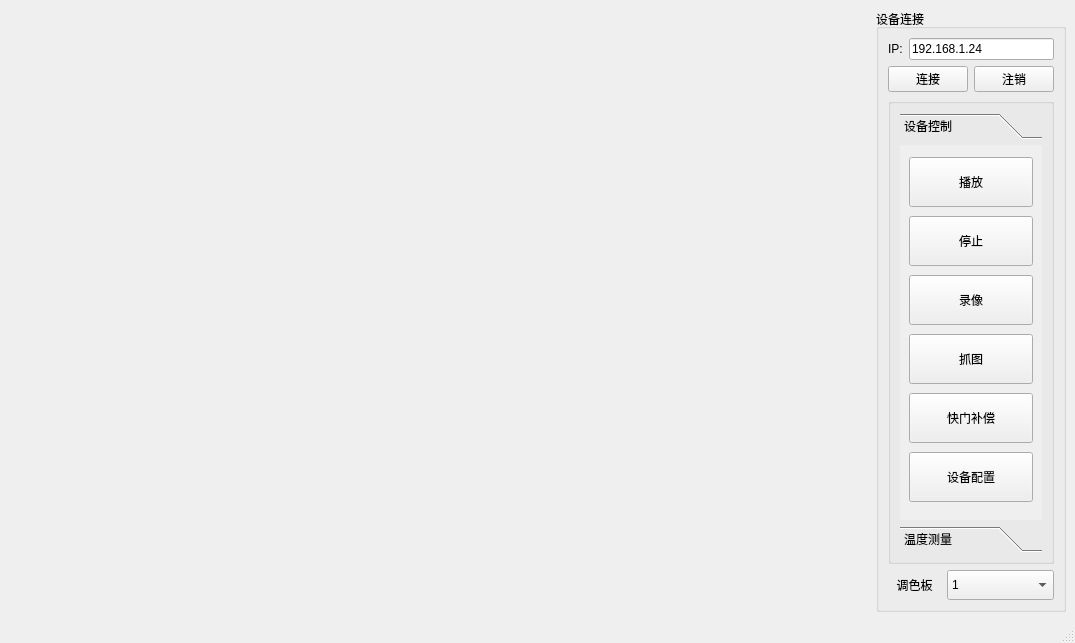
<?xml version="1.0" encoding="UTF-8"?>
<ui version="4.0">
 <class>IrMainWindow</class>
 <widget class="QMainWindow" name="IrMainWindow">
  <property name="geometry">
   <rect>
    <x>0</x>
    <y>0</y>
    <width>1075</width>
    <height>643</height>
   </rect>
  </property>
  <property name="windowTitle">
   <string>MainWindow</string>
  </property>
  <widget class="QWidget" name="centralwidget">
   <layout class="QHBoxLayout" name="horizontalLayout_5" stretch="10,1">
    <item>
     <widget class="PlayWidget" name="playwidget" native="true"/>
    </item>
    <item>
     <layout class="QVBoxLayout" name="verticalLayout_2" stretch="1">
      <item>
       <widget class="QGroupBox" name="groupBox">
        <property name="title">
         <string>设备连接</string>
        </property>
        <layout class="QVBoxLayout" name="verticalLayout" stretch="1,1,20,1">
         <item>
          <layout class="QHBoxLayout" name="horizontalLayout">
           <item>
            <widget class="QLabel" name="label">
             <property name="text">
              <string>IP:</string>
             </property>
            </widget>
           </item>
           <item>
            <widget class="QLineEdit" name="le_ip">
             <property name="text">
              <string>192.168.1.24</string>
             </property>
            </widget>
           </item>
          </layout>
         </item>
         <item>
          <layout class="QHBoxLayout" name="horizontalLayout_2">
           <item>
            <widget class="QPushButton" name="btn_connect">
             <property name="text">
              <string>连接</string>
             </property>
            </widget>
           </item>
           <item>
            <widget class="QPushButton" name="btn_disconnect">
             <property name="text">
              <string>注销</string>
             </property>
            </widget>
           </item>
          </layout>
         </item>
         <item>
          <widget class="QGroupBox" name="groupBox_2">
           <property name="title">
            <string/>
           </property>
           <layout class="QVBoxLayout" name="verticalLayout_3">
            <item>
             <widget class="QToolBox" name="toolBox">
              <property name="currentIndex">
               <number>0</number>
              </property>
              <widget class="QWidget" name="page_3">
               <property name="geometry">
                <rect>
                 <x>0</x>
                 <y>0</y>
                 <width>138</width>
                 <height>377</height>
                </rect>
               </property>
               <attribute name="label">
                <string>设备控制</string>
               </attribute>
               <layout class="QVBoxLayout" name="verticalLayout_4">
                <item>
                 <widget class="QPushButton" name="btn_play">
                  <property name="minimumSize">
                   <size>
                    <width>50</width>
                    <height>50</height>
                   </size>
                  </property>
                  <property name="text">
                   <string>播放</string>
                  </property>
                 </widget>
                </item>
                <item>
                 <widget class="QPushButton" name="btn_stop">
                  <property name="minimumSize">
                   <size>
                    <width>50</width>
                    <height>50</height>
                   </size>
                  </property>
                  <property name="text">
                   <string>停止</string>
                  </property>
                 </widget>
                </item>
                <item>
                 <widget class="QPushButton" name="btn_video">
                  <property name="minimumSize">
                   <size>
                    <width>50</width>
                    <height>50</height>
                   </size>
                  </property>
                  <property name="text">
                   <string>录像</string>
                  </property>
                  <property name="checkable">
                   <bool>true</bool>
                  </property>
                 </widget>
                </item>
                <item>
                 <widget class="QPushButton" name="btn_pic">
                  <property name="minimumSize">
                   <size>
                    <width>50</width>
                    <height>50</height>
                   </size>
                  </property>
                  <property name="text">
                   <string>抓图</string>
                  </property>
                 </widget>
                </item>
                <item>
                 <widget class="QPushButton" name="btn_calibrate">
                  <property name="minimumSize">
                   <size>
                    <width>50</width>
                    <height>50</height>
                   </size>
                  </property>
                  <property name="text">
                   <string>快门补偿</string>
                  </property>
                 </widget>
                </item>
                <item>
                 <widget class="QPushButton" name="btn_set">
                  <property name="minimumSize">
                   <size>
                    <width>50</width>
                    <height>50</height>
                   </size>
                  </property>
                  <property name="text">
                   <string>设备配置</string>
                  </property>
                 </widget>
                </item>
               </layout>
              </widget>
              <widget class="QWidget" name="page_4">
               <property name="geometry">
                <rect>
                 <x>0</x>
                 <y>0</y>
                 <width>138</width>
                 <height>377</height>
                </rect>
               </property>
               <attribute name="label">
                <string>温度测量</string>
               </attribute>
               <layout class="QVBoxLayout" name="verticalLayout_5">
                <item>
                 <widget class="QPushButton" name="brn_draw">
                  <property name="minimumSize">
                   <size>
                    <width>50</width>
                    <height>50</height>
                   </size>
                  </property>
                  <property name="text">
                   <string>画框</string>
                  </property>
                 </widget>
                </item>
                <item>
                 <widget class="QPushButton" name="btn_point">
                  <property name="minimumSize">
                   <size>
                    <width>50</width>
                    <height>50</height>
                   </size>
                  </property>
                  <property name="text">
                   <string>点测温</string>
                  </property>
                 </widget>
                </item>
                <item>
                 <widget class="QPushButton" name="btn_save">
                  <property name="minimumSize">
                   <size>
                    <width>50</width>
                    <height>50</height>
                   </size>
                  </property>
                  <property name="text">
                   <string>保存</string>
                  </property>
                 </widget>
                </item>
                <item>
                 <widget class="QPushButton" name="btn_rectClear">
                  <property name="minimumSize">
                   <size>
                    <width>50</width>
                    <height>50</height>
                   </size>
                  </property>
                  <property name="text">
                   <string>清除</string>
                  </property>
                 </widget>
                </item>
               </layout>
              </widget>
             </widget>
            </item>
           </layout>
          </widget>
         </item>
         <item>
          <layout class="QHBoxLayout" name="horizontalLayout_3" stretch="1,2">
           <item>
            <widget class="QLabel" name="label_2">
             <property name="text">
              <string>&lt;html&gt;&lt;head/&gt;&lt;body&gt;&lt;p align=&quot;center&quot;&gt;调色板&lt;/p&gt;&lt;/body&gt;&lt;/html&gt;</string>
             </property>
            </widget>
           </item>
           <item>
            <widget class="QComboBox" name="cbox_palette">
             <property name="minimumSize">
              <size>
               <width>80</width>
               <height>30</height>
              </size>
             </property>
             <item>
              <property name="text">
               <string>1</string>
              </property>
              <property name="icon">
               <iconset>
                <normaloff>logo/Palette0.png</normaloff>logo/Palette0.png</iconset>
              </property>
             </item>
             <item>
              <property name="text">
               <string>2</string>
              </property>
              <property name="icon">
               <iconset>
                <normaloff>logo/Palette1.png</normaloff>logo/Palette1.png</iconset>
              </property>
             </item>
             <item>
              <property name="text">
               <string>3</string>
              </property>
              <property name="icon">
               <iconset>
                <normaloff>logo/Palette2.png</normaloff>logo/Palette2.png</iconset>
              </property>
             </item>
             <item>
              <property name="text">
               <string>4</string>
              </property>
              <property name="icon">
               <iconset>
                <normaloff>logo/Palette3.png</normaloff>logo/Palette3.png</iconset>
              </property>
             </item>
             <item>
              <property name="text">
               <string>5</string>
              </property>
              <property name="icon">
               <iconset>
                <normaloff>logo/Palette4.png</normaloff>logo/Palette4.png</iconset>
              </property>
             </item>
             <item>
              <property name="text">
               <string>6</string>
              </property>
              <property name="icon">
               <iconset>
                <normaloff>logo/Palette5.png</normaloff>logo/Palette5.png</iconset>
              </property>
             </item>
             <item>
              <property name="text">
               <string>7</string>
              </property>
              <property name="icon">
               <iconset>
                <normaloff>logo/Palette6.png</normaloff>logo/Palette6.png</iconset>
              </property>
             </item>
             <item>
              <property name="text">
               <string>8</string>
              </property>
              <property name="icon">
               <iconset>
                <normaloff>logo/Palette7.png</normaloff>logo/Palette7.png</iconset>
              </property>
             </item>
             <item>
              <property name="text">
               <string>9</string>
              </property>
              <property name="icon">
               <iconset>
                <normaloff>logo/Palette8.png</normaloff>logo/Palette8.png</iconset>
              </property>
             </item>
            </widget>
           </item>
          </layout>
         </item>
        </layout>
       </widget>
      </item>
     </layout>
    </item>
   </layout>
  </widget>
  <widget class="QMenuBar" name="menubar">
   <property name="geometry">
    <rect>
     <x>0</x>
     <y>0</y>
     <width>1075</width>
     <height>23</height>
    </rect>
   </property>
  </widget>
  <widget class="QStatusBar" name="statusbar"/>
 </widget>
 <customwidgets>
  <customwidget>
   <class>PlayWidget</class>
   <extends>QWidget</extends>
   <header location="global">playwidget.h</header>
   <container>1</container>
  </customwidget>
 </customwidgets>
 <resources/>
 <connections/>
</ui>
